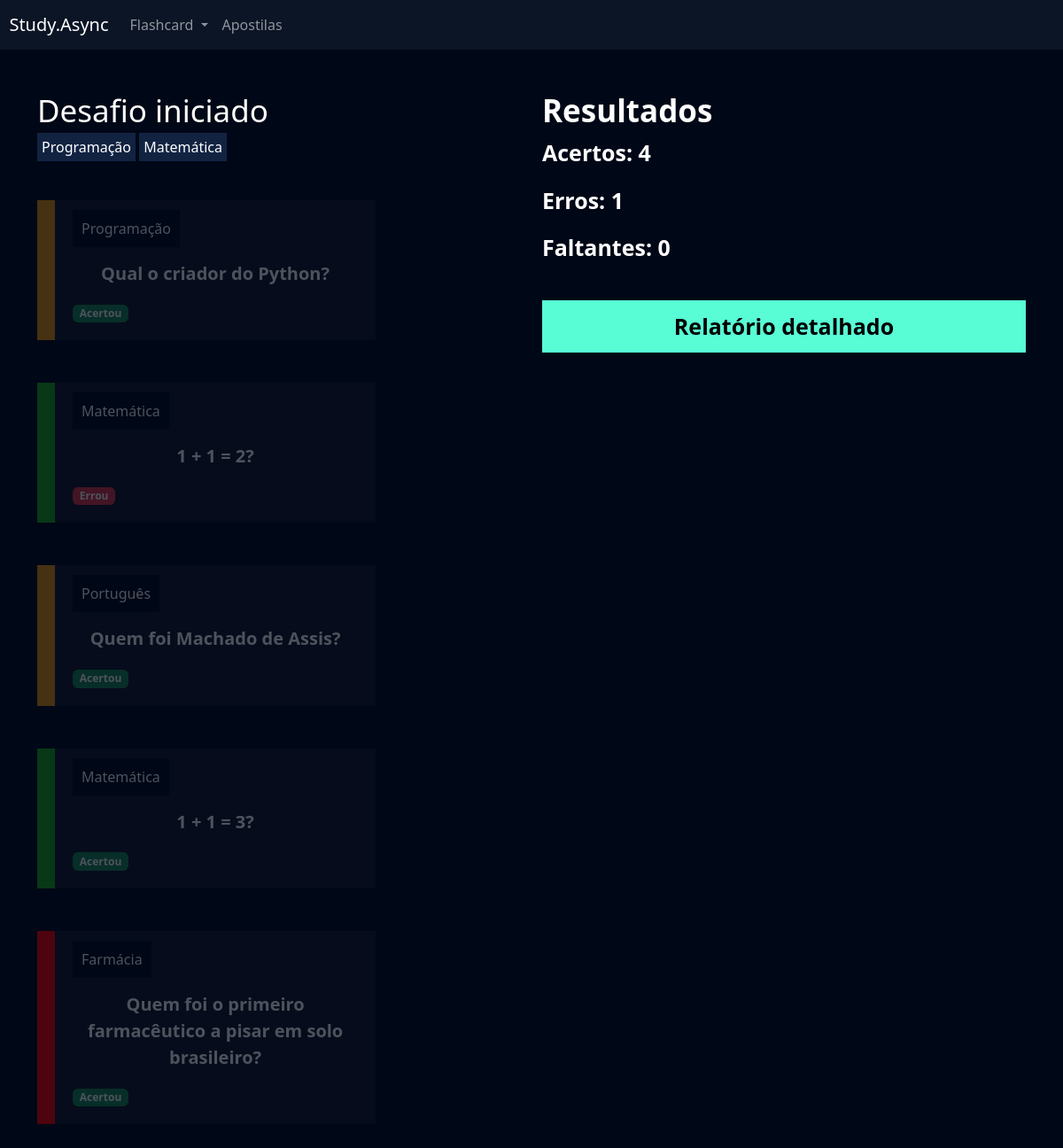
/flashcard/desafio/20/ (signed in), run on the app's committed database.
### flashcard/models.py (models this page shows, shortened)
class FlashcardDesafio(models.Model):
    flashcard = models.ForeignKey(Flashcard, on_delete=models.DO_NOTHING)
    respondido = models.BooleanField(default=False)
    acertou = models.BooleanField(default=False)

class Flashcard(models.Model):
    DIFICULDADE_CHOICES = (('D', 'Difícil'), ('M', 'Médio'), ('F', 'Fácil'))
    user = models.ForeignKey(User, on_delete=models.DO_NOTHING)
    pergunta = models.CharField(max_length=100)
    resposta = models.TextField()
    categoria = models.ForeignKey(Categoria, on_delete=models.DO_NOTHING)
    dificuldade = models.CharField(max_length=1, choices=DIFICULDADE_CHOICES)
    @property
    def css_dificuldade(self):
        if self.dificuldade == 'F':
            return 'flashcard-facil'
        elif self.dificuldade == 'M':
            return 'flashcard-medio'
        elif self.dificuldade == 'D':
            return 'flashcard-dificil'

class Categoria(models.Model):
    nome = models.CharField(max_length=50)
    def __str__(self):
        return self.nome

### flashcard/views.py (the view)
# urls.py: path('desafio/<int:id>/', views.desafio, name='desafio'),
def desafio(request, id):
    desafio = Desafio.objects.get(id=id)
    if not desafio.user == request.user:
        raise Http404()
    if request.method == 'GET':
        acertos = desafio.flashcards.filter(respondido=True).filter(acertou=True).count()
        erros = desafio.flashcards.filter(respondido=True).filter(acertou=False).count()
        faltantes = desafio.flashcards.filter(respondido=False).count()
        return render(request, 'desafio.html', {'desafio': desafio,
                                                'acertos': acertos,
                                                'erros': erros,
                                                'faltantes': faltantes})

### flashcard/templates/desafio.html (shortened to what this page needs)
{% extends "base.html" %}
{% load static %}
{% block 'cabecalho' %}
    <link href="{% static 'usuarios/css/cadastro.css' %}" rel="stylesheet">
    <link href="{% static 'flashcard/css/novo_flashcard.css' %}" rel="stylesheet">
    <link href="{% static 'flashcard/css/iniciar_desafio.css' %}" rel="stylesheet">
    <link href="{% static 'flashcard/css/desafio.css' %}" rel="stylesheet">
    <link href='https://unpkg.com/boxicons@2.1.4/css/boxicons.min.css' rel='stylesheet'>
{% endblock 'cabecalho' %}
{% block 'conteudo' %}
    {% include "partials/header.html" %}
    <div class="container">
        <br /><br />
        <div class="row">
            <div class="col-md">
                <h3 class="fonte-secundaria" >Desafio iniciado</h3>
                <span class="badge-categoria">Programação</span>
                <span class="badge-categoria" >Matemática</span>
                <br /><br /><br />
                {% for flash in desafio.flashcards.all %}
                    <div class="box-new-flashcard {% if flash.respondido %}op2{% endif %}">
                        <div class="flashcard {{flash.flashcard.css_dificuldade}}">
                            <div class="flashcard-categoria">
                                {{flash.flashcard.categoria}}
                            </div>
                            <br /><br />
                            <div class="flashcard-box-item" onclick="flip_card({{flash.id}})">
                                <p class="flashcard-item">{{flash.flashcard.pergunta}}</p>
                            </div>
                            {% if not flash.respondido %}
                                <div class="responder">
                                    <a href="{% url 'responder_flashcard' flash.id %}?acertou=0&desafio_id={{desafio.id}}"><i class='bx bxs-x-square icone-vermelho'></i></a>
                                    <a href="{% url 'responder_flashcard' flash.id %}?acertou=1&desafio_id={{desafio.id}}"><i class='bx bxs-check-square icone-verde' ></i></a>
                                </div>
                            {% else %}
                                {% if flash.acertou %}
                                    <span class="badge bg-success">Acertou</span>
                                {% else %}
                                    <span class="badge bg-danger">Errou</span>
                                {% endif %}
                            {% endif %}
                        </div>
                    </div>
                    <br /><br />
                {% endfor %}
            </div>
            <div class="col-md">
                <h3 class="fonte-secundaria"><strong>Resultados</strong></h3>
                <p class="fonte-p"><strong>Acertos: {{acertos}}</strong></p>
                <p class="fonte-p"><strong>Erros: {{erros}}</strong></p>
                <p class="fonte-p"><strong>Faltantes: {{faltantes}}</strong></p>
                <br />
                <a class="btn-cadastro btn-desafio" href="{% url 'relatorio' desafio.id %}">Relatório detalhado</a>
            </div>
        </div>
    </div>
{% endblock 'conteudo' %}

### templates/static/geral/css/base.css (style rules this page uses)
:root { --main-color: #0b1526; --dark-color: #000716; --secondary-dark-color: rgb(15, 2, 26); --light-color: #00c1f3; --contrast-color: #f4c96b; --differential-color: #58fcd5; }
body { background-color: var(--dark-color) !important; color: white !important; }

### templates/static/usuarios/css/cadastro.css (style rules this page uses)
* { margin: 0; padding: 0; }
.btn-cadastro { padding: 10px; background-color: #58fcd5; border: none; border: 1px solid #58fcd5; font-size: 18px; font-weight: bold; padding-left: 25px; padding-right: 25px; }

### templates/static/flashcard/css/novo_flashcard.css (style rules this page uses)
.box-new-flashcard { width: 70%; margin: auto; }
.flashcard { background-color: rgba(255, 255, 255, .08); padding: 20px; }
.flashcard-box-item { text-align: center; }
.flashcard p { font-size: 20px; font-weight: bold; cursor: pointer; }
.flashcard-facil { border-left: 20px solid #1DAB1A; }
.flashcard-medio { border-left: 20px solid #E8910E; }
.flashcard-dificil { border-left: 20px solid #FE0000; }
.flashcard-categoria { background-color: var(--dark-color); display: inline; padding: 10px; }

### templates/static/flashcard/css/iniciar_desafio.css (style rules this page uses)
.fonte-secundaria { font-size: 35px; }

### templates/static/flashcard/css/desafio.css (style rules this page uses)
.badge-categoria { padding: 5px; background-color: #122342; }
.box-new-flashcard { margin: 0; }
.op2 { opacity: .3; }
.fonte-p { font-size: 25px; }
.btn-desafio { width: 100% !important; color: black; text-decoration: none; display: block; text-align: center; font-size: 25px; }

### data on the page
FlashcardDesafio: flashcard.categoria "Programação", flashcard.pergunta "Qual o criador do Python?", respondido "Acertou"
FlashcardDesafio: flashcard.categoria "Matemática", flashcard.pergunta "1 + 1 = 2?", respondido "Errou"
FlashcardDesafio: flashcard.categoria "Português", flashcard.pergunta "Quem foi Machado de Assis?", respondido "Acertou"
FlashcardDesafio: flashcard.categoria "Matemática", flashcard.pergunta "1 + 1 = 3?", respondido "Acertou"
FlashcardDesafio: flashcard.categoria "Farmácia", flashcard.pergunta "Quem foi o primeiro farmacêutico a pisar em solo brasileiro?", respondido "Acertou"

### other printed values
{{ acertos }} "4"
{{ erros }} "1"
{{ faltantes }} "0"
